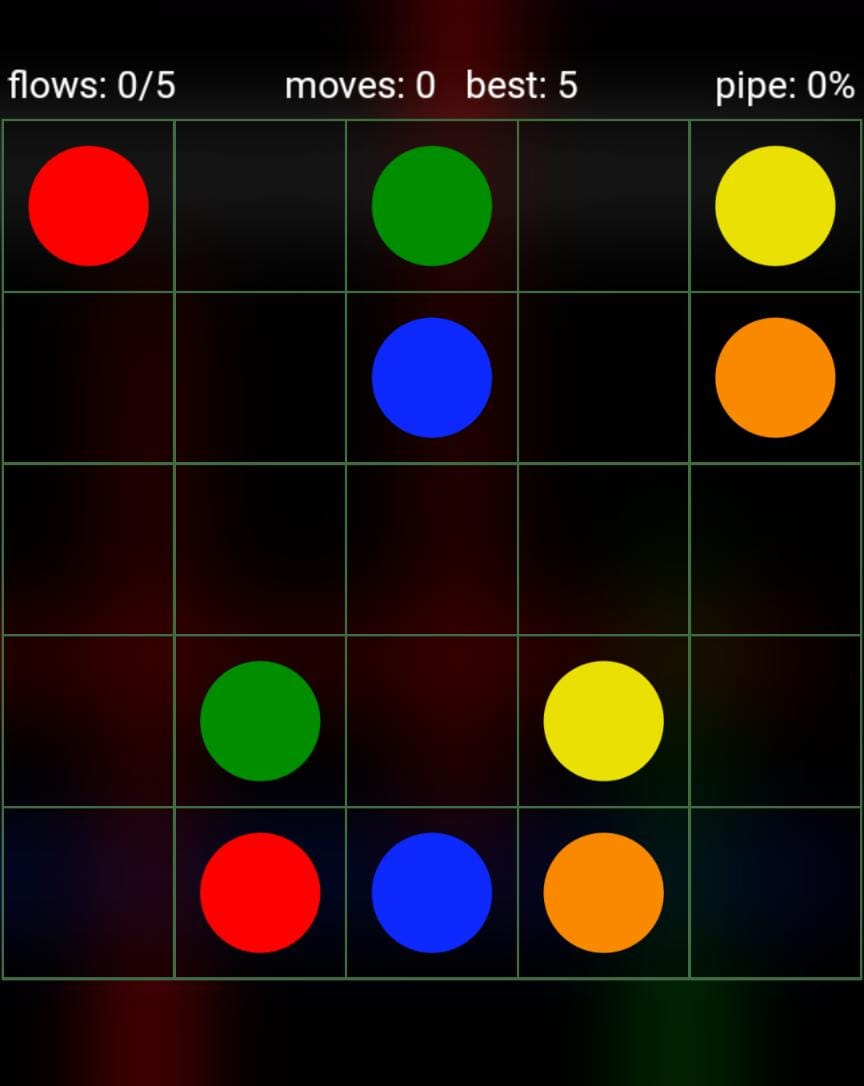
#> input picture Flow Free Game/5x5.jpg, 864 x 1086 px, found by its file name
$ python read_grid.py
#> lines starting #> are read from the running program, lines starting #| are printed output that depends on the picture; after the words box and inside, x2 and y2 are one past the last pixel; in counts of white or black regions, pixels touching at a corner belong together
import cv2
import numpy as np
from matplotlib import pyplot as plt

def preProcess(img):
    imgGray = cv2.cvtColor(img, cv2.COLOR_BGR2GRAY)
    imgBlur = cv2.GaussianBlur(imgGray,(5,5),1)
    imgThreshold = cv2.adaptiveThreshold(imgBlur,255,1,1,11,2)
    return imgThreshold

def biggestContours(contours):
    biggest = np.array([])
    max_area = 0
    for i in contours:
        area = cv2.contourArea(i)
        if area>50:
            peri = cv2.arcLength(i,True)
            approx = cv2.approxPolyDP(i, 0.02*peri, True)
            if area>max_area and len(approx) == 4:
                biggest = approx
                max_area = area
    return biggest, max_area

def reorder(points):
    points = points.reshape((4,2))
    pointsnew = np.zeros((4,1,2),dtype= np.int32)
    add = points.sum(1)
    pointsnew[0] = points[np.argmin(add)]
    pointsnew[3] = points[np.argmax(add)]
    diff = np.diff(points,axis=1)
    pointsnew[1] = points[np.argmin(diff)]
    pointsnew[2] = points[np.argmax(diff)]
    return pointsnew

path = "Flow Free Game/5x5.jpg"
height = 625
width = 500

img = cv2.imread(path)
#> img is the input picture: shape (1086, 864, 3); mean B, G, R 14.1, 21.2, 32.8
img = cv2.resize(img,(width, height))
#> img: shape (625, 500, 3)
imgBlank = np.zeros((height,width, 3), np.uint)
imgThreshold = preProcess(img)
#> in preProcess, `imgGray = cv2.cvtColor(img, cv2.COLOR_BGR2GRAY)`:
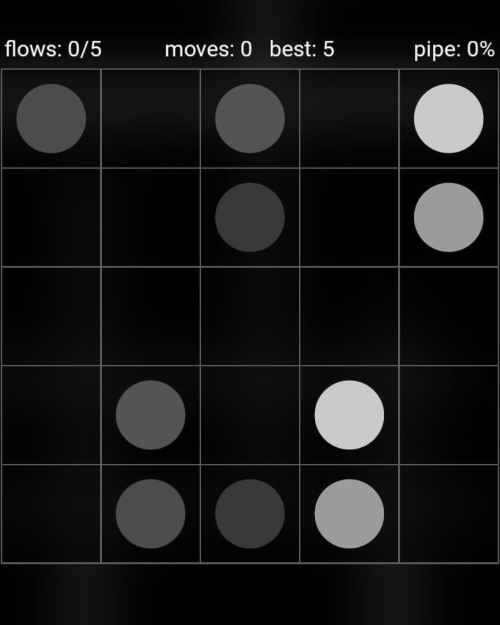
#> imgGray: shape (625, 500); min 0, max 254, mean 23.8
#> in preProcess, `imgThreshold = cv2.adaptiveThreshold(imgBlur,255,1,1,11,2)`:
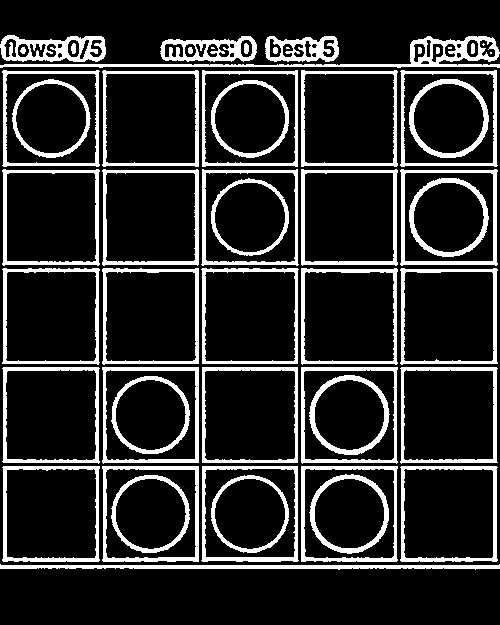
#> imgThreshold: shape (625, 500); 16.8% white; 53 white regions (5 under 20 px)

imgContours = img.copy()
imgBigcontours = img.copy()
contours, heirarchy = cv2.findContours(imgThreshold, cv2.RETR_EXTERNAL, cv2.CHAIN_APPROX_SIMPLE)
#> contours = 30 contours; largest, box (x1, y1, x2, y2) and area: (301, 367, 398, 464) 9031, (102, 367, 199, 464) 9031, (2, 367, 100, 464) 9030, (400, 367, 498, 464) 9030, (202, 367, 298, 463) 9025
cv2.drawContours(imgContours,contours, -1,(0,255,0),3)
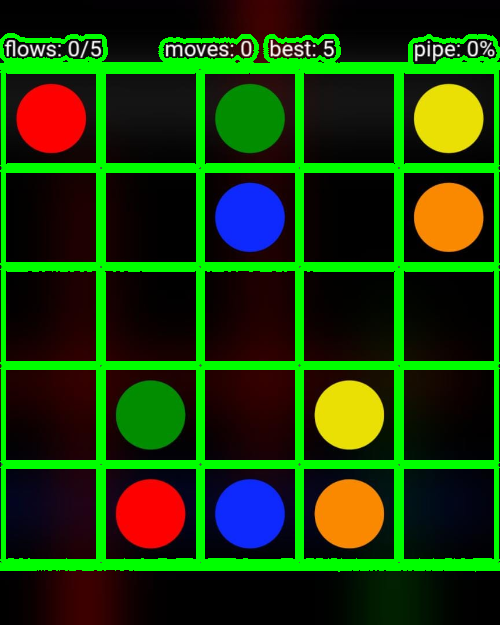
#> imgContours: shape (625, 500, 3); mean B, G, R 11.1, 63.1, 28.5

biggest, maxArea = biggestContours(contours)
#> the loop in biggestContours, `for i in contours:` made 30 passes
#> (area, peri, biggest, max_area) on passes 2, 3, 6, 7, 8: (8998, 388.3, [[400, 467], [401, 561], [497, 560], [496, 466]], 8998), (9005.5, 387.2, [[301, 466], [301, 561], [397, 560], [397, 466]], 9005.5), (9019.5, 387.2, [[2, 467], [3, 561], [99, 560], [99, 466]], 9019.5), (9030, 385.3, [[400, 368], [401, 463], [497, 462], [496, 367]], 9030), (9031, 384.5, [[301, 367], [301, 462], [396, 463], [397, 367]], 9031)
#> (area, peri, approx) on passes 1, 4, 5, 9, 10, 11: (1435, 1030.9, [[0, 564], [499, 568]]), (8982, 384.1, [[202, 466], [202, 561], [298, 560], [297, 466]]), (8999.5, 385.6, [[102, 466], [103, 561], [198, 561], [198, 466]]), (9025, 380, [[202, 367], [202, 462], [297, 462], [297, 367]]), (9031, 383.7, [[102, 367], [103, 463], [198, 462], [198, 367]]), (9030.5, 384.7, [[3, 367], [2, 461], [98, 463], [99, 368]])
#> after the loop in biggestContours, `for i in contours:`: max_area = 9031
#> biggest = [[301, 367], [301, 462], [396, 463], [397, 367]]; maxArea = 9031

if biggest.size!= 0:
    biggest = reorder(biggest)
#> in reorder, `points = points.reshape((4,2))`: points = [[301, 367], [301, 462], [396, 463], [397, 367]]
#> in reorder, `add = points.sum(1)`: add = [668, 763, 859, 764]
#> in reorder, `diff = np.diff(points,axis=1)`: diff = [66, 161, 67, -30]
#> biggest = [[301, 367], [397, 367], [301, 462], [396, 463]]
    cv2.drawContours(imgBigcontours, biggest, -1,(0,0,255),10)
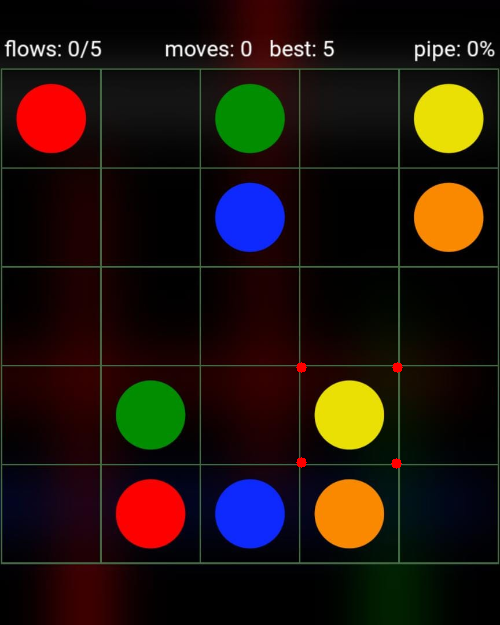
#> imgBigcontours: shape (625, 500, 3); mean B, G, R 14.1, 21.2, 33
    pts1 = np.float32(biggest)
#> pts1 = [[301, 367], [397, 367], [301, 462], [396, 463]]
    pts2 = np.float32([[0,0],[width,0],[0,height],[width,height]])
    matrix = cv2.getPerspectiveTransform(pts1,pts2)
#> matrix = [[5.23, -1.06e-16, -1574.2], [1.15e-15, 6.47, -2374.2], [0.00011, -0.000108, 1]]
    imgWarpColored = cv2.warpPerspective(img, matrix, (width,height))
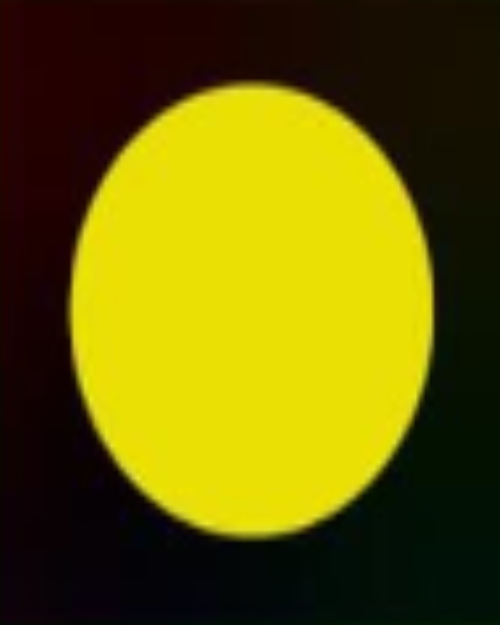
#> imgWarpColored: shape (625, 500, 3); mean B, G, R 4.8, 97.5, 106.4
    imgDetectedCircles = imgBlank.copy()
    imgWarpColored = cv2.cvtColor(imgWarpColored,cv2.COLOR_BGR2GRAY)
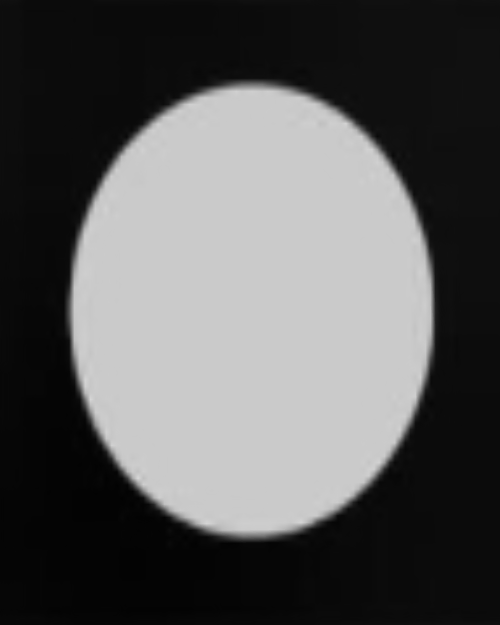
#> imgWarpColored: shape (625, 500); min 2, max 215, mean 89.7

cv2.imshow("Grid", img)
cv2.imshow("Threshold", imgThreshold)
cv2.imshow("Contours", imgContours)
cv2.imshow("Grid Pts", imgBigcontours)

cv2.waitKey(0)
cv2.destroyAllWindows()

$ run again, with Flow Free Game/15x15.jpg copied over Flow Free Game/5x5.jpg
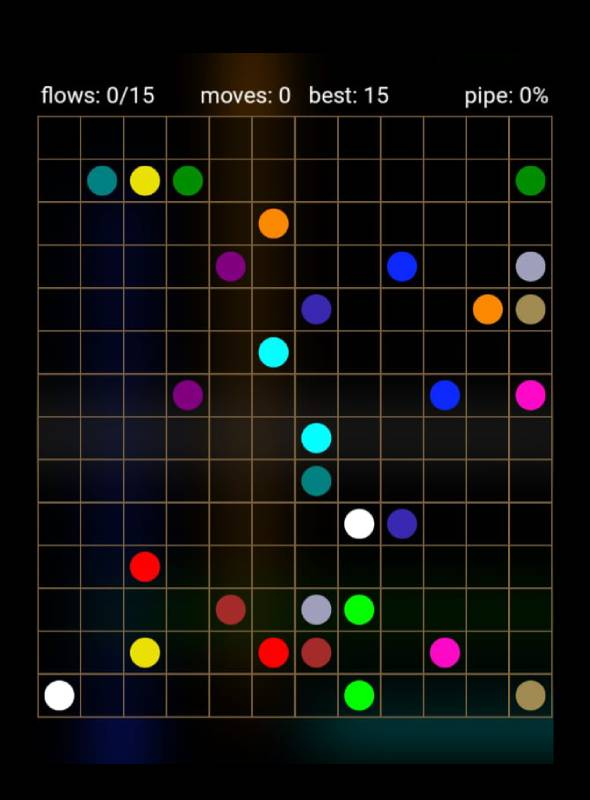
#> input picture Flow Free Game/15x15.jpg, 590 x 800 px, found by its file name
#> img is the input picture: shape (800, 590, 3); mean B, G, R 16.2, 17.7, 18.3
#> img: shape (625, 500, 3)
#> in preProcess, `imgThreshold = cv2.adaptiveThreshold(imgBlur,255,1,1,11,2)`:
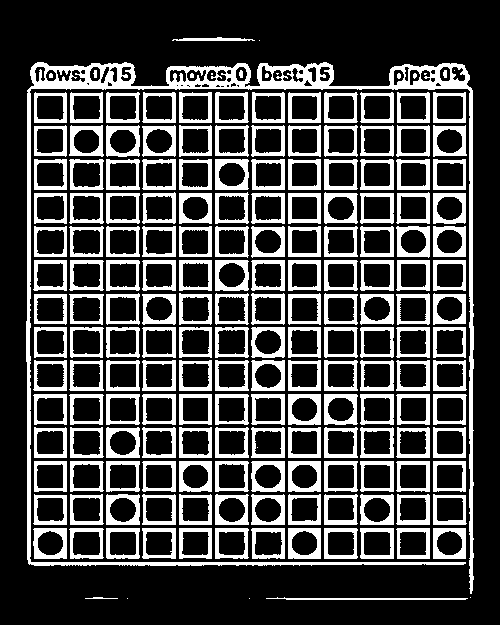
#> imgThreshold: shape (625, 500); 27.1% white; 189 white regions (13 under 20 px)
#> contours = 176 contours, 5 with area under 20; largest, box (x1, y1, x2, y2) and area: (26, 62, 474, 594) 11763, (215, 159, 249, 190) 968, (360, 528, 394, 559) 966, (324, 528, 358, 559) 964, (215, 260, 249, 291) 964
#> the loop in biggestContours, `for i in contours:` made 176 passes
#> (area, peri, biggest, max_area) on passes 6 to 8: (960, 124, [[433, 528], [433, 558], [465, 558], [465, 528]], 960), (961, 124.8, [[396, 529], [397, 558], [429, 558], [429, 528]], 961), (966.5, 126.2, [[360, 528], [361, 558], [393, 558], [393, 528]], 966.5)
#> after the loop in biggestContours, `for i in contours:`: biggest = [[215, 159], [215, 189], [248, 188], [247, 159]]; max_area = 968
#> `biggest, maxArea = biggestContours(contours)`: biggest = [[215, 159], [215, 189], [248, 188], [247, 159]]; maxArea = 968
#> points = [[215, 159], [215, 189], [248, 188], [247, 159]]
#> add = [374, 404, 436, 406]
#> diff = [-56, -26, -60, -88]
#> `biggest = reorder(biggest)`: biggest = [[215, 159], [247, 159], [215, 189], [248, 188]]
#> imgBigcontours: shape (625, 500, 3); mean B, G, R 16.1, 17.6, 18.5
#> matrix = [[14.46, 1.01e-15, -3108.3], [-6.7e-15, 20.56, -3269.7], [-0.000966, 0.00103, 1]]
#> `imgWarpColored = cv2.cvtColor(imgWarpColored,cv2.COLOR_BGR2GRAY)`:
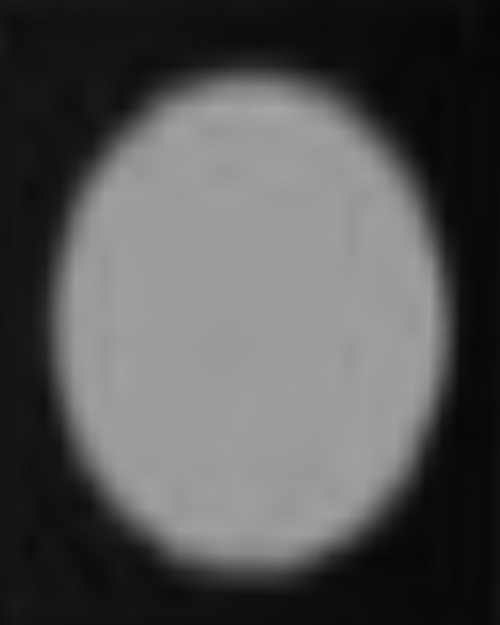
#> imgWarpColored: shape (625, 500); min 5, max 166, mean 83.6

$ run again, with Flow Free Game/6x6.jpg copied over Flow Free Game/5x5.jpg
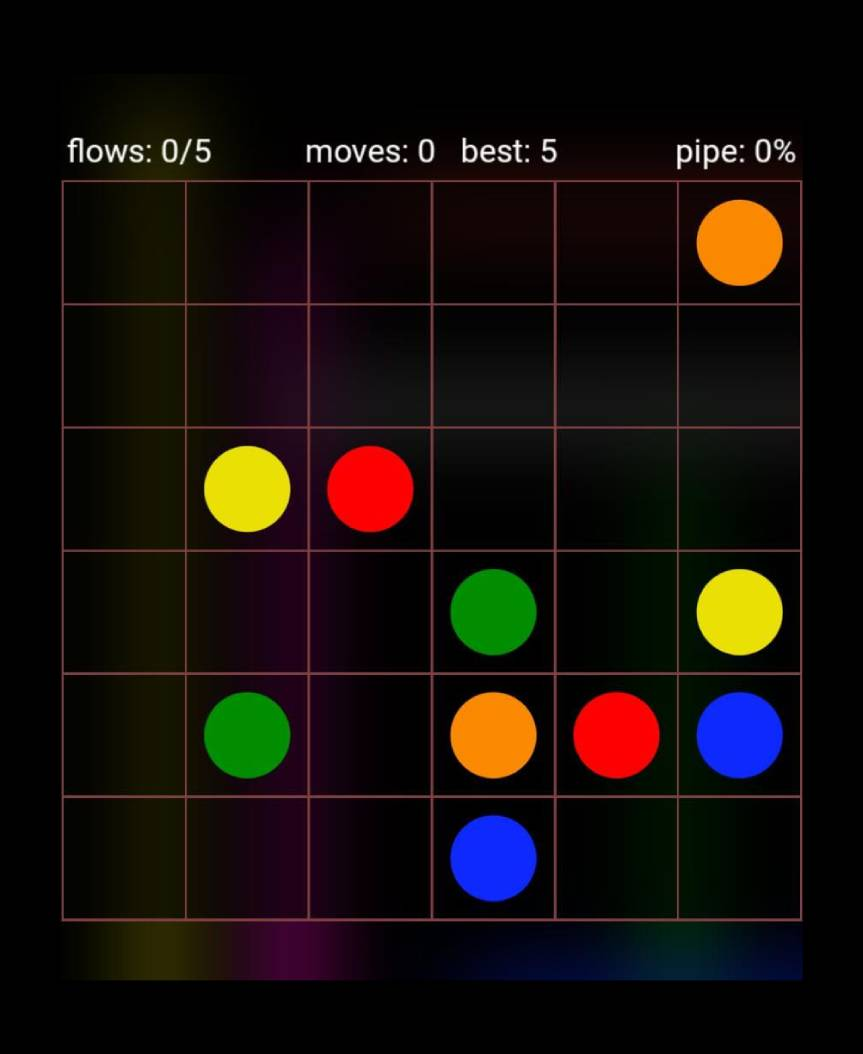
#> input picture Flow Free Game/6x6.jpg, 863 x 1054 px, found by its file name
#> img is the input picture: shape (1054, 863, 3); mean B, G, R 11.2, 15, 21.8
#> img: shape (625, 500, 3)
#> in preProcess, `imgThreshold = cv2.adaptiveThreshold(imgBlur,255,1,1,11,2)`:
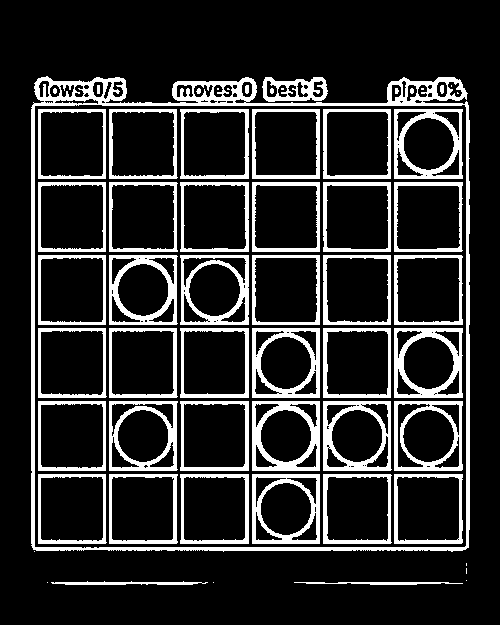
#> imgThreshold: shape (625, 500); 17.1% white; 60 white regions (12 under 20 px)
#> contours = 10 contours, 6 with area under 20; largest, box (x1, y1, x2, y2) and area: (31, 76, 470, 552) 200986, (262, 77, 328, 102) 1278, (51, 581, 208, 585) 250, (294, 582, 463, 585) 169
#> imgContours: shape (625, 500, 3); mean B, G, R 10.9, 25.4, 21.3
#> the loop in biggestContours, `for i in contours:` made 10 passes
#> (area, peri, biggest, max_area) on pass 10: (200985.5, 2200.6, [[38, 78], [33, 549], [468, 547], [460, 80]], 200985.5)
#> after the loop in biggestContours, `for i in contours:`: max_area = 200985.5
#> `biggest, maxArea = biggestContours(contours)`: biggest = [[38, 78], [33, 549], [468, 547], [460, 80]]; maxArea = 200985.5
#> points = [[38, 78], [33, 549], [468, 547], [460, 80]]
#> add = [116, 582, 1015, 540]
#> diff = [40, 516, 79, -380]
#> `biggest = reorder(biggest)`: biggest = [[38, 78], [460, 80], [33, 549], [468, 547]]
#> imgBigcontours: shape (625, 500, 3); mean B, G, R 11.1, 15, 22
#> matrix = [[1.18, 0.0125, -45.82], [-0.00651, 1.37, -106.9], [-2.02e-05, 6.58e-05, 1]]
#> `imgWarpColored = cv2.cvtColor(imgWarpColored,cv2.COLOR_BGR2GRAY)`:
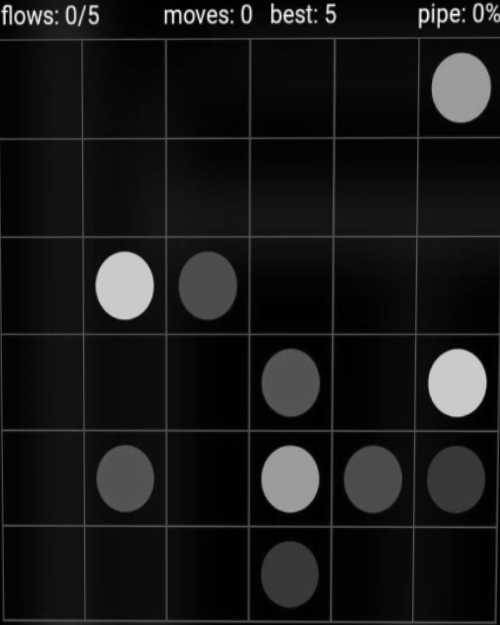
#> imgWarpColored: shape (625, 500); min 0, max 251, mean 23.9

$ run again, with Flow Free Game/7x7.jpg copied over Flow Free Game/5x5.jpg
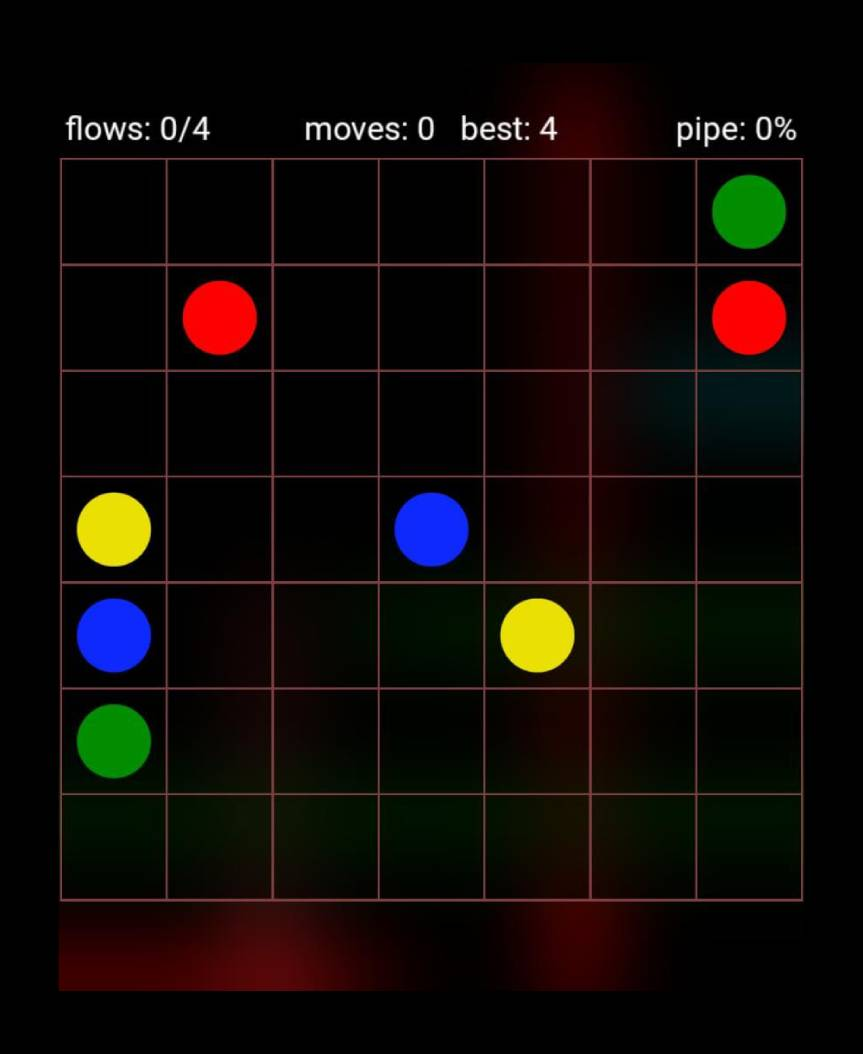
#> input picture Flow Free Game/7x7.jpg, 863 x 1054 px, found by its file name
#> img is the input picture: shape (1054, 863, 3); mean B, G, R 7.3, 10.4, 15.9
#> img: shape (625, 500, 3)
#> in preProcess, `imgThreshold = cv2.adaptiveThreshold(imgBlur,255,1,1,11,2)`:
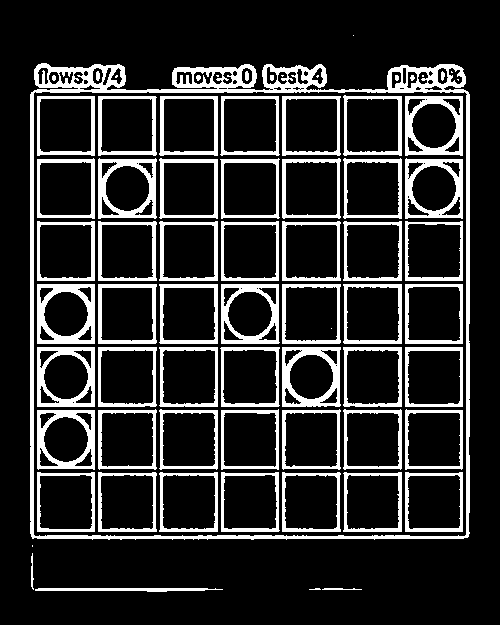
#> imgThreshold: shape (625, 500); 17.6% white; 72 white regions (11 under 20 px)
#> contours = 7 contours, 3 with area under 20; largest, box (x1, y1, x2, y2) and area: (30, 63, 470, 540) 203511, (35, 588, 223, 592) 360, (31, 553, 34, 590) 31, (322, 588, 362, 590) 21
#> imgContours: shape (625, 500, 3); mean B, G, R 7.2, 20.7, 15.5
#> the loop in biggestContours, `for i in contours:` made 7 passes
#> (area, peri, biggest, max_area) on pass 6: (203511, 2371.8, [[38, 64], [32, 538], [467, 537], [463, 69]], 203511)
#> after the loop in biggestContours, `for i in contours:`: max_area = 203511
#> `biggest, maxArea = biggestContours(contours)`: biggest = [[38, 64], [32, 538], [467, 537], [463, 69]]; maxArea = 203511
#> points = [[38, 64], [32, 538], [467, 537], [463, 69]]
#> add = [102, 570, 1004, 532]
#> diff = [26, 506, 70, -394]
#> `biggest = reorder(biggest)`: biggest = [[38, 64], [463, 69], [32, 538], [467, 537]]
#> imgBigcontours: shape (625, 500, 3); mean B, G, R 7.3, 10.4, 16.1
#> matrix = [[1.16, 0.0147, -45.17], [-0.0159, 1.35, -85.94], [-3.03e-05, 4.96e-05, 1]]
#> `imgWarpColored = cv2.cvtColor(imgWarpColored,cv2.COLOR_BGR2GRAY)`:
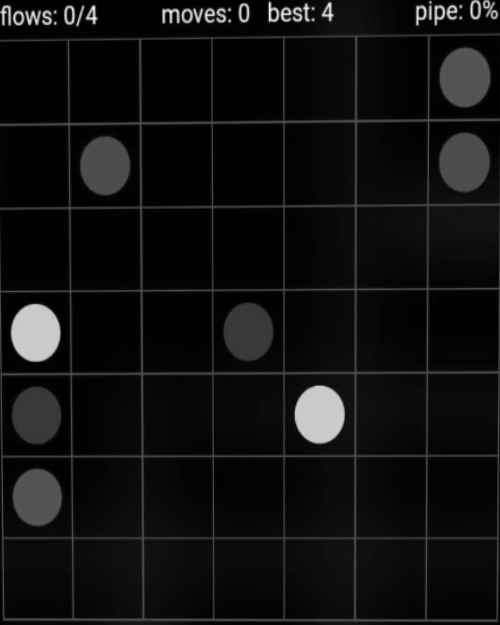
#> imgWarpColored: shape (625, 500); min 0, max 246, mean 16.1
